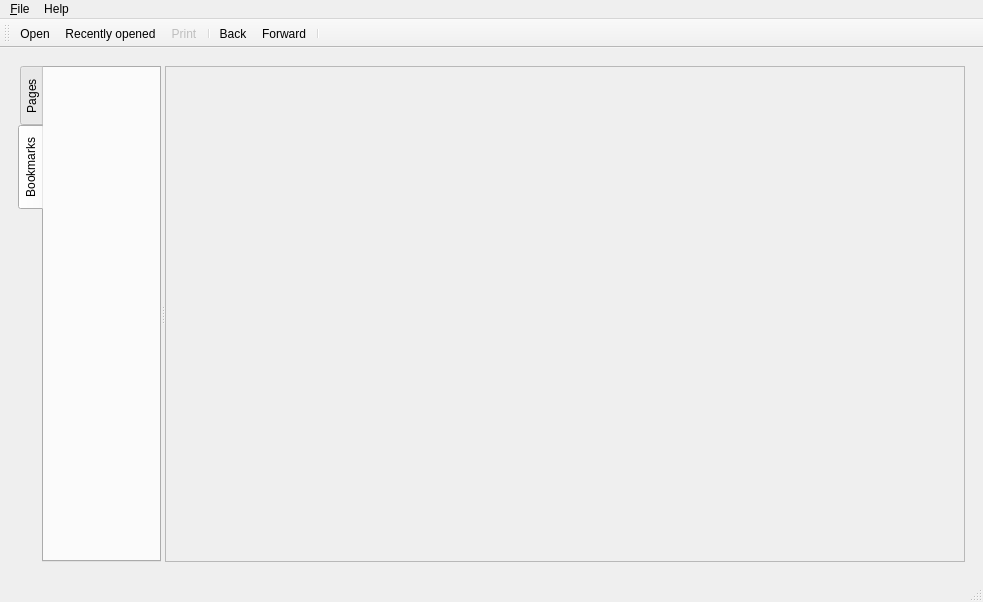
<?xml version="1.0" encoding="UTF-8"?>
<ui version="4.0">
 <class>MainWindow</class>
 <widget class="QMainWindow" name="MainWindow">
  <property name="geometry">
   <rect>
    <x>0</x>
    <y>0</y>
    <width>983</width>
    <height>602</height>
   </rect>
  </property>
  <property name="windowTitle">
   <string>StepViewer</string>
  </property>
  <property name="windowIcon">
   <iconset resource="documentviewer.qrc">
    <normaloff>:/demos/documentviewer/images/stepviewer.png</normaloff>:/demos/documentviewer/images/stepviewer.png</iconset>
  </property>
  <widget class="QWidget" name="centralwidget">
   <property name="enabled">
    <bool>true</bool>
   </property>
   <layout class="QVBoxLayout" name="verticalLayout">
    <item>
     <widget class="QWidget" name="viewArea" native="true">
      <layout class="QVBoxLayout" name="verticalLayout_2">
       <item>
        <widget class="QSplitter" name="splitter">
         <property name="orientation">
          <enum>Qt::Orientation::Horizontal</enum>
         </property>
         <widget class="QTabWidget" name="tabWidget">
          <property name="tabPosition">
           <enum>QTabWidget::TabPosition::West</enum>
          </property>
          <property name="currentIndex">
           <number>1</number>
          </property>
          <widget class="QWidget" name="bookmarkTab">
           <attribute name="title">
            <string>Pages</string>
           </attribute>
          </widget>
          <widget class="QWidget" name="pagesTab">
           <attribute name="title">
            <string>Bookmarks</string>
           </attribute>
          </widget>
         </widget>
         <widget class="QScrollArea" name="scrollArea">
          <property name="sizePolicy">
           <sizepolicy hsizetype="Expanding" vsizetype="Expanding">
            <horstretch>0</horstretch>
            <verstretch>0</verstretch>
           </sizepolicy>
          </property>
          <property name="minimumSize">
           <size>
            <width>800</width>
            <height>0</height>
           </size>
          </property>
          <property name="widgetResizable">
           <bool>true</bool>
          </property>
          <widget class="QWidget" name="scrollAreaWidgetContents">
           <property name="geometry">
            <rect>
             <x>0</x>
             <y>0</y>
             <width>798</width>
             <height>488</height>
            </rect>
           </property>
          </widget>
         </widget>
        </widget>
       </item>
      </layout>
     </widget>
    </item>
   </layout>
  </widget>
  <widget class="QMenuBar" name="menubar">
   <property name="geometry">
    <rect>
     <x>0</x>
     <y>0</y>
     <width>983</width>
     <height>22</height>
    </rect>
   </property>
   <widget class="QMenu" name="qtFileMenu">
    <property name="title">
     <string>&amp;File</string>
    </property>
    <addaction name="actionOpen"/>
    <addaction name="actionRecent"/>
    <addaction name="actionPrint"/>
    <addaction name="actionExit"/>
   </widget>
   <widget class="QMenu" name="menuHelp">
    <property name="title">
     <string>Help</string>
    </property>
    <widget class="QMenu" name="menuLanguage">
     <property name="title">
      <string>Language</string>
     </property>
     <addaction name="actionEnglish"/>
     <addaction name="actionChinese"/>
    </widget>
    <widget class="QMenu" name="menuTheme">
     <property name="title">
      <string>Theme</string>
     </property>
     <addaction name="actionThemeDark"/>
     <addaction name="actionThemeNone"/>
    </widget>
    <addaction name="actionAbout"/>
    <addaction name="actionAboutQt"/>
    <addaction name="menuLanguage"/>
    <addaction name="menuTheme"/>
   </widget>
   <addaction name="qtFileMenu"/>
   <addaction name="menuHelp"/>
  </widget>
  <widget class="QStatusBar" name="statusbar"/>
  <widget class="QToolBar" name="mainToolBar">
   <property name="windowTitle">
    <string>ToolBar</string>
   </property>
   <attribute name="toolBarArea">
    <enum>TopToolBarArea</enum>
   </attribute>
   <attribute name="toolBarBreak">
    <bool>false</bool>
   </attribute>
   <addaction name="actionOpen"/>
   <addaction name="actionRecent"/>
   <addaction name="actionPrint"/>
   <addaction name="separator"/>
   <addaction name="actionBack"/>
   <addaction name="actionForward"/>
   <addaction name="separator"/>
  </widget>
  <action name="actionOpen">
   <property name="icon">
    <iconset theme="QIcon::ThemeIcon::DocumentOpen"/>
   </property>
   <property name="text">
    <string>&amp;Open</string>
   </property>
   <property name="shortcut">
    <string>Ctrl+O</string>
   </property>
  </action>
  <action name="actionAbout">
   <property name="icon">
    <iconset theme="QIcon::ThemeIcon::HelpAbout"/>
   </property>
   <property name="text">
    <string>About StepViewer</string>
   </property>
   <property name="toolTip">
    <string>Show information about StepViewer.</string>
   </property>
   <property name="shortcut">
    <string>Ctrl+H</string>
   </property>
  </action>
  <action name="actionForward">
   <property name="icon">
    <iconset theme="QIcon::ThemeIcon::GoNext"/>
   </property>
   <property name="text">
    <string>Forward</string>
   </property>
   <property name="toolTip">
    <string>One step forward</string>
   </property>
   <property name="shortcut">
    <string>Right</string>
   </property>
  </action>
  <action name="actionBack">
   <property name="icon">
    <iconset theme="QIcon::ThemeIcon::GoPrevious"/>
   </property>
   <property name="text">
    <string>Back</string>
   </property>
   <property name="toolTip">
    <string>One step back</string>
   </property>
   <property name="shortcut">
    <string>Left</string>
   </property>
  </action>
  <action name="actionPrint">
   <property name="enabled">
    <bool>false</bool>
   </property>
   <property name="icon">
    <iconset theme="QIcon::ThemeIcon::DocumentPrint"/>
   </property>
   <property name="text">
    <string>&amp;Print</string>
   </property>
   <property name="toolTip">
    <string>Print current file</string>
   </property>
   <property name="shortcut">
    <string>Ctrl+P</string>
   </property>
  </action>
  <action name="actionAboutQt">
   <property name="icon">
    <iconset resource="documentviewer.qrc">
     <normaloff>:/demos/documentviewer/images/qt-logo.png</normaloff>
     <normalon>:/demos/documentviewer/images/qt-logo.png</normalon>:/demos/documentviewer/images/qt-logo.png</iconset>
   </property>
   <property name="text">
    <string>About Qt</string>
   </property>
   <property name="toolTip">
    <string>Show Qt license information</string>
   </property>
   <property name="shortcut">
    <string>Ctrl+I</string>
   </property>
  </action>
  <action name="actionRecent">
   <property name="icon">
    <iconset theme="QIcon::ThemeIcon::DocumentOpenRecent"/>
   </property>
   <property name="text">
    <string>&amp;Recently opened...</string>
   </property>
   <property name="shortcut">
    <string>Meta+R</string>
   </property>
  </action>
  <action name="actionExit">
   <property name="icon">
    <iconset theme="application-exit"/>
   </property>
   <property name="text">
    <string>E&amp;xit</string>
   </property>
   <property name="iconText">
    <string>E&amp;xit</string>
   </property>
   <property name="toolTip">
    <string>Exits the application</string>
   </property>
   <property name="shortcut">
    <string>Ctrl+Q</string>
   </property>
  </action>
  <action name="actionEnglish">
   <property name="text">
    <string>&amp;English</string>
   </property>
  </action>
  <action name="actionChinese">
   <property name="text">
    <string>简体中文(&amp;C)</string>
   </property>
  </action>
  <action name="actionThemeDark">
   <property name="checkable">
    <bool>true</bool>
   </property>
   <property name="checked">
    <bool>true</bool>
   </property>
   <property name="text">
    <string>&amp;Dark</string>
   </property>
   <property name="toolTip">
    <string>Use the QDarkStyleSheet dark theme</string>
   </property>
  </action>
  <action name="actionThemeNone">
   <property name="checkable">
    <bool>true</bool>
   </property>
   <property name="text">
    <string>&amp;None</string>
   </property>
   <property name="toolTip">
    <string>Use the default Qt style with no extra stylesheet</string>
   </property>
  </action>
 </widget>
 <resources>
  <include location="documentviewer.qrc"/>
 </resources>
 <connections>
  <connection>
   <sender>actionExit</sender>
   <signal>triggered()</signal>
   <receiver>MainWindow</receiver>
   <slot>close()</slot>
   <hints>
    <hint type="sourcelabel">
     <x>-1</x>
     <y>-1</y>
    </hint>
    <hint type="destinationlabel">
     <x>491</x>
     <y>300</y>
    </hint>
   </hints>
  </connection>
 </connections>
</ui>
